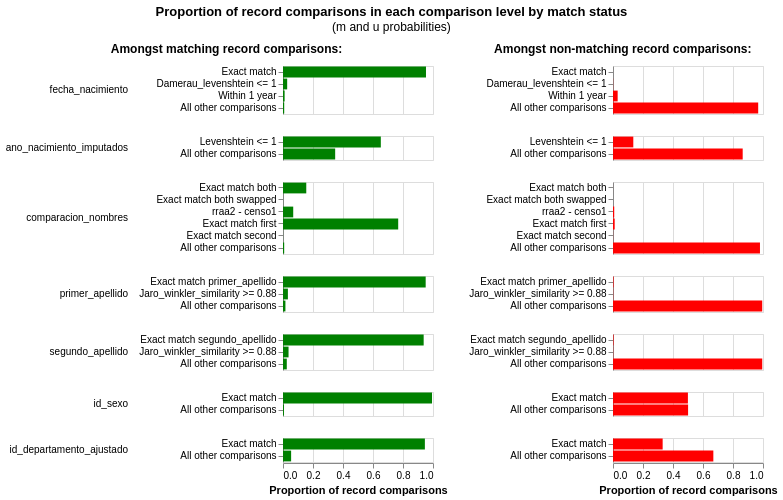

Notebook source saved alongside this figure:
### Code cell
linker.m_u_parameters_chart()

### Figure 1 — Vega-Lite specification as saved in the notebook (floating-point values rounded to 4 significant figures)
{"config": {"view": {"continuousWidth": 300, "continuousHeight": 300, "discreteHeight": 300, "discreteWidth": 400}, "header": {"title": null}, "title": {"anchor": "middle", "offset": 10}}, "hconcat": [{"mark": "bar", "encoding": {"color": {"value": "green"}, "row": {"field": "comparison_name", "header": {"labelAlign": "left", "labelAnchor": "middle", "labelAngle": 0}, "sort": {"field": "comparison_sort_order"}, "type": "nominal"}, "tooltip": [{"field": "m_probability_description", "title": "m probability description", "type": "nominal"}, {"field": "comparison_name", "title": "Comparison column name", "type": "nominal"}, {"field": "label_for_charts", "title": "Label", "type": "ordinal"}, {"field": "sql_condition", "title": "SQL condition", "type": "nominal"}, {"field": "m_probability", "format": ".4p", "title": "m probability", "type": "quantitative"}, {"field": "u_probability", "format": ".4p", "title": "u probability", "type": "quantitative"}, {"field": "bayes_factor", "format": ",.4f", "title": "Bayes factor = m/u", "type": "quantitative"}, {"field": "log2_bayes_factor", "format": ",.4f", "title": "Match weight = log2(m/u)", "type": "quantitative"}], "x": {"axis": {"title": "Proportion of record comparisons"}, "field": "m_probability", "type": "quantitative"}, "y": {"axis": {"title": null}, "field": "label_for_charts", "sort": {"field": "comparison_vector_value", "order": "descending"}, "type": "nominal"}}, "height": {"step": 12}, "resolve": {"scale": {"y": "independent"}}, "title": {"text": "Amongst matching record comparisons:", "fontSize": 12, "fontWeight": "bold"}, "transform": [{"filter": "(datum.bayes_factor != 'no-op filter due to vega lite issue 4680')"}], "width": 150}, {"mark": "bar", "encoding": {"color": {"value": "red"}, "row": {"field": "comparison_name", "header": {"labels": false}, "sort": {"field": "comparison_sort_order"}, "type": "nominal"}, "tooltip": [{"field": "u_probability_description", "title": "u probability description", "type": "nominal"}, {"field": "comparison_name", "title": "Comparison column name", "type": "nominal"}, {"field": "label_for_charts", "title": "Label", "type": "ordinal"}, {"field": "sql_condition", "title": "SQL condition", "type": "nominal"}, {"field": "m_probability", "format": ".4p", "title": "m probability", "type": "quantitative"}, {"field": "u_probability", "format": ".4p", "title": "u probability", "type": "quantitative"}, {"field": "bayes_factor", "format": ",.4f", "title": "Bayes factor = m/u", "type": "quantitative"}, {"field": "log2_bayes_factor", "format": ",.4f", "title": "Match weight = log2(m/u)", "type": "quantitative"}], "x": {"axis": {"title": "Proportion of record comparisons"}, "field": "u_probability", "type": "quantitative"}, "y": {"axis": {"title": null}, "field": "label_for_charts", "sort": {"field": "comparison_vector_value", "order": "descending"}, "type": "nominal"}}, "height": {"step": 12}, "resolve": {"scale": {"y": "independent"}}, "title": {"text": "Amongst non-matching record comparisons:", "fontSize": 12, "fontWeight": "bold"}, "transform": [{"filter": "(datum.bayes_factor != 'no-op filter2 due to vega lite issue 4680')"}], "width": 150}], "data": {"name": "data-97ff31c3606ea3f16e93df70dee7ac2e"}, "title": {"text": "Proportion of record comparisons in each comparison level by match status", "subtitle": "(m and u probabilities)"}, "$schema": "https://vega.github.io/schema/vega-lite/v5.9.3.json", "datasets": {"data-97ff31c3606ea3f16e93df70dee7ac2e": [{"comparison_name": "fecha_nacimiento", "sql_condition": "\"fecha_nacimiento_l\" = \"fecha_nacimiento_r\"", "label_for_charts": "Exact match", "m_probability": 0.9533, "u_probability": 2.958e-05, "m_probability_description": "Amongst matching record comparisons, 95.33% of records are in the exact match comparison level", "u_probability_description": "Amongst non-matching record comparisons, 0.00% of records are in the exact match comparison level", "has_tf_adjustments": false, "tf_adjustment_column": null, "tf_adjustment_weight": 1.0, "is_null_level": false, "bayes_factor": 32230.0, "log2_bayes_factor": 14.98, "comparison_vector_value": 3, "max_comparison_vector_value": 3, "bayes_factor_description": "If comparison level is `exact match` then comparison is 32,231.66 times more likely to be a match", "probability_two_random_records_match": 1.653e-07, "comparison_sort_order": 0}, {"comparison_name": "fecha_nacimiento", "sql_condition": "damerau_levenshtein(\"fecha_nacimiento_l\", \"fecha_nacimiento_r\") <= 1", "label_for_charts": "Damerau_levenshtein <= 1", "m_probability": 0.02783, "u_probability": 0.0009184, "m_probability_description": "Amongst matching record comparisons, 2.78% of records are in the damerau_levenshtein <= 1 comparison level", "u_probability_description": "Amongst non-matching record comparisons, 0.09% of records are in the damerau_levenshtein <= 1 comparison level", "has_tf_adjustments": false, "tf_adjustment_column": null, "tf_adjustment_weight": 1.0, "is_null_level": false, "bayes_factor": 30.3, "log2_bayes_factor": 4.921, "comparison_vector_value": 2, "max_comparison_vector_value": 3, "bayes_factor_description": "If comparison level is `damerau_levenshtein <= 1` then comparison is 30.30 times more likely to be a match", "probability_two_random_records_match": 1.653e-07, "comparison_sort_order": 0}, {"comparison_name": "fecha_nacimiento", "sql_condition": "\n            abs(date_diff('year',\n                strptime(\"fecha_nacimiento_l\", '%Y-%m-%d'),\n                strptime(\"fecha_nacimiento_r\", '%Y-%m-%d'))\n                ) <= 1\n        ", "label_for_charts": "Within 1 year", "m_probability": 0.01084, "u_probability": 0.03107, "m_probability_description": "Amongst matching record comparisons, 1.08% of records are in the within 1 year comparison level", "u_probability_description": "Amongst non-matching record comparisons, 3.11% of records are in the within 1 year comparison level", "has_tf_adjustments": false, "tf_adjustment_column": null, "tf_adjustment_weight": 1.0, "is_null_level": false, "bayes_factor": 0.349, "log2_bayes_factor": -1.519, "comparison_vector_value": 1, "max_comparison_vector_value": 3, "bayes_factor_description": "If comparison level is `within 1 year` then comparison is  2.87 times less likely to be a match", "probability_two_random_records_match": 1.653e-07, "comparison_sort_order": 0}, {"comparison_name": "fecha_nacimiento", "sql_condition": "ELSE", "label_for_charts": "All other comparisons", "m_probability": 0.008024, "u_probability": 0.968, "m_probability_description": "Amongst matching record comparisons, 0.80% of records are in the all other comparisons comparison level", "u_probability_description": "Amongst non-matching record comparisons, 96.80% of records are in the all other comparisons comparison level", "has_tf_adjustments": false, "tf_adjustment_column": null, "tf_adjustment_weight": 1.0, "is_null_level": false, "bayes_factor": 0.008289, "log2_bayes_factor": -6.915, "comparison_vector_value": 0, "max_comparison_vector_value": 3, "bayes_factor_description": "If comparison level is `all other comparisons` then comparison is  120.64 times less likely to be a match", "probability_two_random_records_match": 1.653e-07, "comparison_sort_order": 0}, {"comparison_name": "ano_nacimiento_imputados", "sql_condition": "levenshtein(\"ano_nacimiento_imputados_l\", \"ano_nacimiento_imputados_r\") <= 1", "label_for_charts": "Levenshtein <= 1", "m_probability": 0.6522, "u_probability": 0.1354, "m_probability_description": "Amongst matching record comparisons, 65.22% of records are in the levenshtein <= 1 comparison level", "u_probability_description": "Amongst non-matching record comparisons, 13.54% of records are in the levenshtein <= 1 comparison level", "has_tf_adjustments": false, "tf_adjustment_column": null, "tf_adjustment_weight": 1.0, "is_null_level": false, "bayes_factor": 4.818, "log2_bayes_factor": 2.268, "comparison_vector_value": 1, "max_comparison_vector_value": 1, "bayes_factor_description": "If comparison level is `levenshtein <= 1` then comparison is 4.82 times more likely to be a match", "probability_two_random_records_match": 1.653e-07, "comparison_sort_order": 1}, {"comparison_name": "ano_nacimiento_imputados", "sql_condition": "ELSE", "label_for_charts": "All other comparisons", "m_probability": 0.3478, "u_probability": 0.8646, "m_probability_description": "Amongst matching record comparisons, 34.78% of records are in the all other comparisons comparison level", "u_probability_description": "Amongst non-matching record comparisons, 86.46% of records are in the all other comparisons comparison level", "has_tf_adjustments": false, "tf_adjustment_column": null, "tf_adjustment_weight": 1.0, "is_null_level": false, "bayes_factor": 0.4023, "log2_bayes_factor": -1.314, "comparison_vector_value": 0, "max_comparison_vector_value": 1, "bayes_factor_description": "If comparison level is `all other comparisons` then comparison is  2.49 times less likely to be a match", "probability_two_random_records_match": 1.653e-07, "comparison_sort_order": 1}, {"comparison_name": "comparacion_nombres", "sql_condition": "jaro_winkler_similarity(primer_nombre_l, primer_nombre_r) > 0.88 AND jaro_winkler_similarity(segundo_nombre_l, segundo_nombre_r) > 0.88", "label_for_charts": "Exact match both", "m_probability": 0.1552, "u_probability": 7.87e-05, "m_probability_description": "Amongst matching record comparisons, 15.52% of records are in the exact match both comparison level", "u_probability_description": "Amongst non-matching record comparisons, 0.01% of records are in the exact match both comparison level", "has_tf_adjustments": false, "tf_adjustment_column": null, "tf_adjustment_weight": 1.0, "is_null_level": false, "bayes_factor": 1971.0, "log2_bayes_factor": 10.95, "comparison_vector_value": 5, "max_comparison_vector_value": 5, "bayes_factor_description": "If comparison level is `exact match both` then comparison is 1,971.46 times more likely to be a match", "probability_two_random_records_match": 1.653e-07, "comparison_sort_order": 2}, {"comparison_name": "comparacion_nombres", "sql_condition": "jaro_winkler_similarity(primer_nombre_l, segundo_nombre_r) > 0.88 AND jaro_winkler_similarity(segundo_nombre_l, primer_nombre_r) > 0.88", "label_for_charts": "Exact match both swapped", "m_probability": 0.0003592, "u_probability": 1.011e-05, "m_probability_description": "Amongst matching record comparisons, 0.04% of records are in the exact match both swapped comparison level", "u_probability_description": "Amongst non-matching record comparisons, 0.00% of records are in the exact match both swapped comparison level", "has_tf_adjustments": false, "tf_adjustment_column": null, "tf_adjustment_weight": 1.0, "is_null_level": false, "bayes_factor": 35.52, "log2_bayes_factor": 5.151, "comparison_vector_value": 4, "max_comparison_vector_value": 5, "bayes_factor_description": "If comparison level is `exact match both swapped` then comparison is 35.52 times more likely to be a match", "probability_two_random_records_match": 1.653e-07, "comparison_sort_order": 2}, {"comparison_name": "comparacion_nombres", "sql_condition": "jaro_winkler_similarity(primer_nombre_l, segundo_nombre_r) > 0.8 AND segundo_nombre_l IS NULL", "label_for_charts": "rraa2 - censo1", "m_probability": 0.06814, "u_probability": 0.008168, "m_probability_description": "Amongst matching record comparisons, 6.81% of records are in the rraa2 - censo1 comparison level", "u_probability_description": "Amongst non-matching record comparisons, 0.82% of records are in the rraa2 - censo1 comparison level", "has_tf_adjustments": false, "tf_adjustment_column": null, "tf_adjustment_weight": 1.0, "is_null_level": false, "bayes_factor": 8.343, "log2_bayes_factor": 3.061, "comparison_vector_value": 3, "max_comparison_vector_value": 5, "bayes_factor_description": "If comparison level is `rraa2 - censo1` then comparison is 8.34 times more likely to be a match", "probability_two_random_records_match": 1.653e-07, "comparison_sort_order": 2}, {"comparison_name": "comparacion_nombres", "sql_condition": "jaro_winkler_similarity(primer_nombre_l, primer_nombre_r) > 0.88", "label_for_charts": "Exact match first", "m_probability": 0.768, "u_probability": 0.01123, "m_probability_description": "Amongst matching record comparisons, 76.80% of records are in the exact match first comparison level", "u_probability_description": "Amongst non-matching record comparisons, 1.12% of records are in the exact match first comparison level", "has_tf_adjustments": false, "tf_adjustment_column": null, "tf_adjustment_weight": 1.0, "is_null_level": false, "bayes_factor": 68.39, "log2_bayes_factor": 6.096, "comparison_vector_value": 2, "max_comparison_vector_value": 5, "bayes_factor_description": "If comparison level is `exact match first` then comparison is 68.39 times more likely to be a match", "probability_two_random_records_match": 1.653e-07, "comparison_sort_order": 2}, {"comparison_name": "comparacion_nombres", "sql_condition": "jaro_winkler_similarity(segundo_nombre_l, segundo_nombre_r) > 0.88", "label_for_charts": "Exact match second", "m_probability": 0.0004305, "u_probability": 0.0007123, "m_probability_description": "Amongst matching record comparisons, 0.04% of records are in the exact match second comparison level", "u_probability_description": "Amongst non-matching record comparisons, 0.07% of records are in the exact match second comparison level", "has_tf_adjustments": false, "tf_adjustment_column": null, "tf_adjustment_weight": 1.0, "is_null_level": false, "bayes_factor": 0.6044, "log2_bayes_factor": -0.7263, "comparison_vector_value": 1, "max_comparison_vector_value": 5, "bayes_factor_description": "If comparison level is `exact match second` then comparison is  1.65 times less likely to be a match", "probability_two_random_records_match": 1.653e-07, "comparison_sort_order": 2}, {"comparison_name": "comparacion_nombres", "sql_condition": "ELSE", "label_for_charts": "All other comparisons", "m_probability": 0.007877, "u_probability": 0.9798, "m_probability_description": "Amongst matching record comparisons, 0.79% of records are in the all other comparisons comparison level", "u_probability_description": "Amongst non-matching record comparisons, 97.98% of records are in the all other comparisons comparison level", "has_tf_adjustments": false, "tf_adjustment_column": null, "tf_adjustment_weight": 1.0, "is_null_level": false, "bayes_factor": 0.00804, "log2_bayes_factor": -6.959, "comparison_vector_value": 0, "max_comparison_vector_value": 5, "bayes_factor_description": "If comparison level is `all other comparisons` then comparison is  124.38 times less likely to be a match", "probability_two_random_records_match": 1.653e-07, "comparison_sort_order": 2}, {"comparison_name": "primer_apellido", "sql_condition": "\"primer_apellido_l\" = \"primer_apellido_r\"", "label_for_charts": "Exact match primer_apellido", "m_probability": 0.9512, "u_probability": 0.003683, "m_probability_description": "Amongst matching record comparisons, 95.12% of records are in the exact match primer_apellido comparison level", "u_probability_description": "Amongst non-matching record comparisons, 0.37% of records are in the exact match primer_apellido comparison level", "has_tf_adjustments": true, "tf_adjustment_column": "primer_apellido", "tf_adjustment_weight": 1.0, "is_null_level": false, "bayes_factor": 258.3, "log2_bayes_factor": 8.013, "comparison_vector_value": 2, "max_comparison_vector_value": 2, "bayes_factor_description": "If comparison level is `exact match primer_apellido` then comparison is 258.28 times more likely to be a match", "probability_two_random_records_match": 1.653e-07, "comparison_sort_order": 3}, {"comparison_name": "primer_apellido", "sql_condition": "jaro_winkler_similarity(\"primer_apellido_l\", \"primer_apellido_r\") >= 0.88", "label_for_charts": "Jaro_winkler_similarity >= 0.88", "m_probability": 0.03265, "u_probability": 0.001463, "m_probability_description": "Amongst matching record comparisons, 3.27% of records are in the jaro_winkler_similarity >= 0.88 comparison level", "u_probability_description": "Amongst non-matching record comparisons, 0.15% of records are in the jaro_winkler_similarity >= 0.88 comparison level", "has_tf_adjustments": false, "tf_adjustment_column": null, "tf_adjustment_weight": 1.0, "is_null_level": false, "bayes_factor": 22.31, "log2_bayes_factor": 4.48, "comparison_vector_value": 1, "max_comparison_vector_value": 2, "bayes_factor_description": "If comparison level is `jaro_winkler_similarity >= 0.88` then comparison is 22.31 times more likely to be a match", "probability_two_random_records_match": 1.653e-07, "comparison_sort_order": 3}, {"comparison_name": "primer_apellido", "sql_condition": "ELSE", "label_for_charts": "All other comparisons", "m_probability": 0.01614, "u_probability": 0.9949, "m_probability_description": "Amongst matching record comparisons, 1.61% of records are in the all other comparisons comparison level", "u_probability_description": "Amongst non-matching record comparisons, 99.49% of records are in the all other comparisons comparison level", "has_tf_adjustments": false, "tf_adjustment_column": null, "tf_adjustment_weight": 1.0, "is_null_level": false, "bayes_factor": 0.01622, "log2_bayes_factor": -5.946, "comparison_vector_value": 0, "max_comparison_vector_value": 2, "bayes_factor_description": "If comparison level is `all other comparisons` then comparison is  61.65 times less likely to be a match", "probability_two_random_records_match": 1.653e-07, "comparison_sort_order": 3}, {"comparison_name": "segundo_apellido", "sql_condition": "\"segundo_apellido_l\" = \"segundo_apellido_r\"", "label_for_charts": "Exact match segundo_apellido", "m_probability": 0.9378, "u_probability": 0.003582, "m_probability_description": "Amongst matching record comparisons, 93.78% of records are in the exact match segundo_apellido comparison level", "u_probability_description": "Amongst non-matching record comparisons, 0.36% of records are in the exact match segundo_apellido comparison level", "has_tf_adjustments": true, "tf_adjustment_column": "segundo_apellido", "tf_adjustment_weight": 1.0, "is_null_level": false, "bayes_factor": 261.8, "log2_bayes_factor": 8.032, "comparison_vector_value": 2, "max_comparison_vector_value": 2, "bayes_factor_description": "If comparison level is `exact match segundo_apellido` then comparison is 261.80 times more likely to be a match", "probability_two_random_records_match": 1.653e-07, "comparison_sort_order": 4}, {"comparison_name": "segundo_apellido", "sql_condition": "jaro_winkler_similarity(\"segundo_apellido_l\", \"segundo_apellido_r\") >= 0.88", "label_for_charts": "Jaro_winkler_similarity >= 0.88", "m_probability": 0.03695, "u_probability": 0.001433, "m_probability_description": "Amongst matching record comparisons, 3.70% of records are in the jaro_winkler_similarity >= 0.88 comparison level", "u_probability_description": "Amongst non-matching record comparisons, 0.14% of records are in the jaro_winkler_similarity >= 0.88 comparison level", "has_tf_adjustments": false, "tf_adjustment_column": null, "tf_adjustment_weight": 1.0, "is_null_level": false, "bayes_factor": 25.79, "log2_bayes_factor": 4.689, "comparison_vector_value": 1, "max_comparison_vector_value": 2, "bayes_factor_description": "If comparison level is `jaro_winkler_similarity >= 0.88` then comparison is 25.79 times more likely to be a match", "probability_two_random_records_match": 1.653e-07, "comparison_sort_order": 4}, {"comparison_name": "segundo_apellido", "sql_condition": "ELSE", "label_for_charts": "All other comparisons", "m_probability": 0.02524, "u_probability": 0.995, "m_probability_description": "Amongst matching record comparisons, 2.52% of records are in the all other comparisons comparison level", "u_probability_description": "Amongst non-matching record comparisons, 99.50% of records are in the all other comparisons comparison level", "has_tf_adjustments": false, "tf_adjustment_column": null, "tf_adjustment_weight": 1.0, "is_null_level": false, "bayes_factor": 0.02537, "log2_bayes_factor": -5.301, "comparison_vector_value": 0, "max_comparison_vector_value": 2, "bayes_factor_description": "If comparison level is `all other comparisons` then comparison is  39.42 times less likely to be a match", "probability_two_random_records_match": 1.653e-07, "comparison_sort_order": 4}, {"comparison_name": "id_sexo", "sql_condition": "\"id_sexo_l\" = \"id_sexo_r\"", "label_for_charts": "Exact match", "m_probability": 0.9935, "u_probability": 0.4994, "m_probability_description": "Amongst matching record comparisons, 99.35% of records are in the exact match comparison level", "u_probability_description": "Amongst non-matching record comparisons, 49.94% of records are in the exact match comparison level", "has_tf_adjustments": false, "tf_adjustment_column": null, "tf_adjustment_weight": 1.0, "is_null_level": false, "bayes_factor": 1.989, "log2_bayes_factor": 0.9923, "comparison_vector_value": 1, "max_comparison_vector_value": 1, "bayes_factor_description": "If comparison level is `exact match` then comparison is 1.99 times more likely to be a match", "probability_two_random_records_match": 1.653e-07, "comparison_sort_order": 5}, {"comparison_name": "id_sexo", "sql_condition": "ELSE", "label_for_charts": "All other comparisons", "m_probability": 0.006505, "u_probability": 0.5006, "m_probability_description": "Amongst matching record comparisons, 0.65% of records are in the all other comparisons comparison level", "u_probability_description": "Amongst non-matching record comparisons, 50.06% of records are in the all other comparisons comparison level", "has_tf_adjustments": false, "tf_adjustment_column": null, "tf_adjustment_weight": 1.0, "is_null_level": false, "bayes_factor": 0.01299, "log2_bayes_factor": -6.266, "comparison_vector_value": 0, "max_comparison_vector_value": 1, "bayes_factor_description": "If comparison level is `all other comparisons` then comparison is  76.95 times less likely to be a match", "probability_two_random_records_match": 1.653e-07, "comparison_sort_order": 5}, {"comparison_name": "id_departamento_ajustado", "sql_condition": "\"id_departamento_ajustado_l\" = \"id_departamento_ajustado_r\"", "label_for_charts": "Exact match", "m_probability": 0.9459, "u_probability": 0.3311, "m_probability_description": "Amongst matching record comparisons, 94.59% of records are in the exact match comparison level", "u_probability_description": "Amongst non-matching record comparisons, 33.11% of records are in the exact match comparison level", "has_tf_adjustments": true, "tf_adjustment_column": "id_departamento_ajustado", "tf_adjustment_weight": 1.0, "is_null_level": false, "bayes_factor": 2.857, "log2_bayes_factor": 1.515, "comparison_vector_value": 1, "max_comparison_vector_value": 1, "bayes_factor_description": "If comparison level is `exact match` then comparison is 2.86 times more likely to be a match", "probability_two_random_records_match": 1.653e-07, "comparison_sort_order": 6}, {"comparison_name": "id_departamento_ajustado", "sql_condition": "ELSE", "label_for_charts": "All other comparisons", "m_probability": 0.05415, "u_probability": 0.6689, "m_probability_description": "Amongst matching record comparisons, 5.41% of records are in the all other comparisons comparison level", "u_probability_description": "Amongst non-matching record comparisons, 66.89% of records are in the all other comparisons comparison level", "has_tf_adjustments": false, "tf_adjustment_column": null, "tf_adjustment_weight": 1.0, "is_null_level": false, "bayes_factor": 0.08095, "log2_bayes_factor": -3.627, "comparison_vector_value": 0, "max_comparison_vector_value": 1, "bayes_factor_description": "If comparison level is `all other comparisons` then comparison is  12.35 times less likely to be a match", "probability_two_random_records_match": 1.653e-07, "comparison_sort_order": 6}]}}
